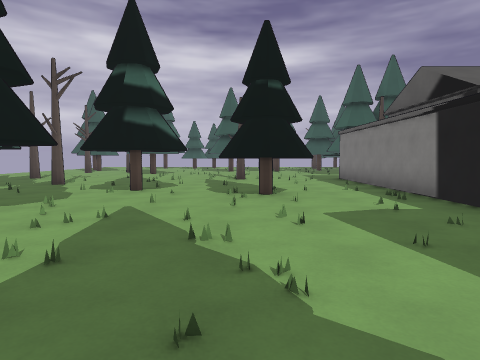
view 1 (above)

24 first-person views from a walk through a 3-D level made in the Godot game engine. The camera is 1.4 m above the floor, tilts 4° down and sees 75° across. The floor is counted in squares, 2 m on a side. Each view is taken from the middle of a square. On the plan, view 1 faces up. The plan holds only what a view shows up to about 10 squares ahead; the rest is blank. The place goes on beyond the plan.

view 2
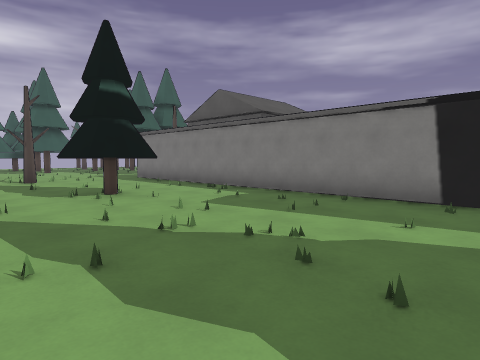

view 3
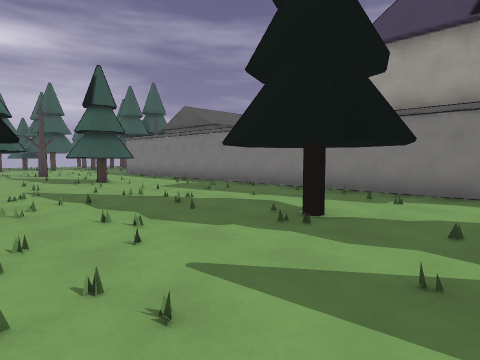

view 4
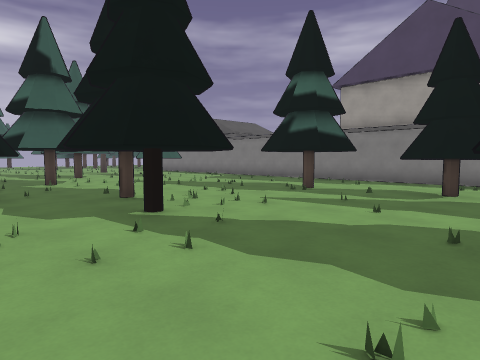

view 5
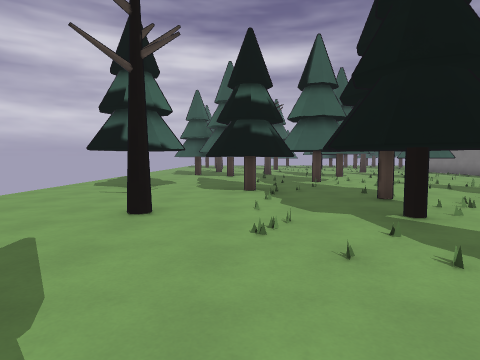

view 6
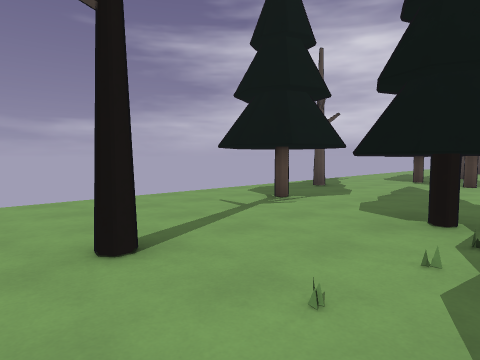

view 7
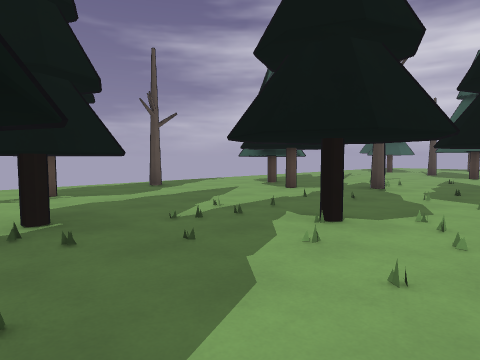

view 8
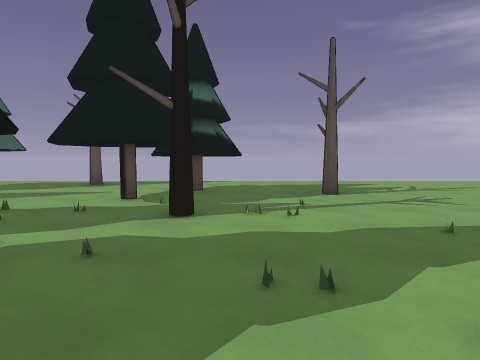

view 9
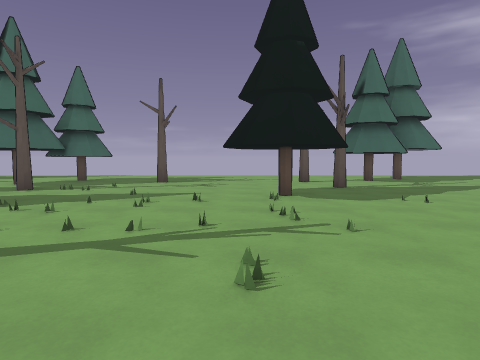

view 10
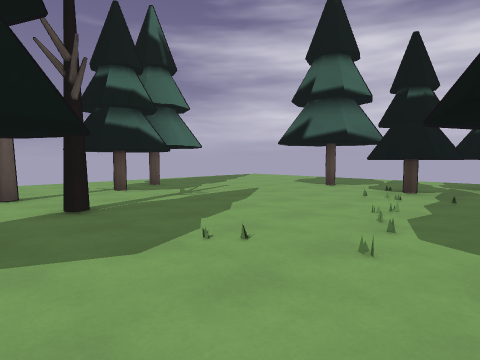

view 11
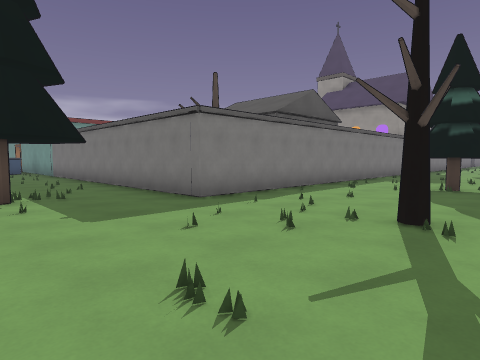

view 12
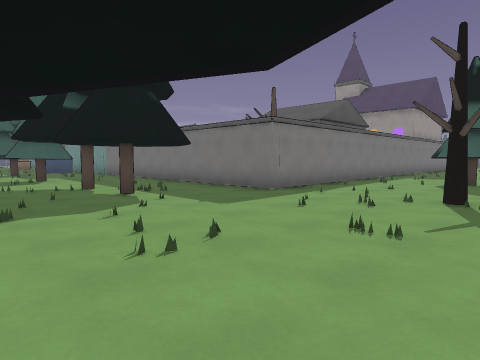

view 13
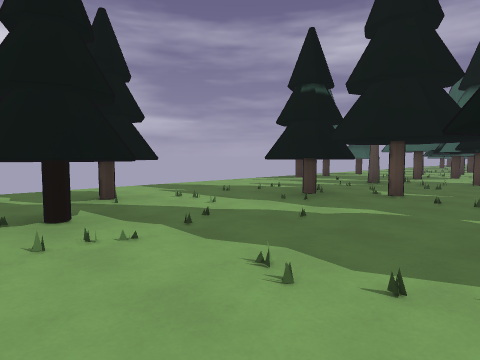

view 14
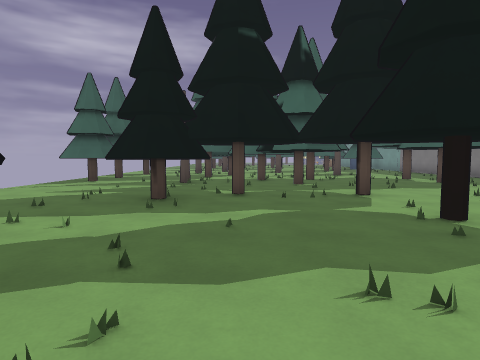

view 15
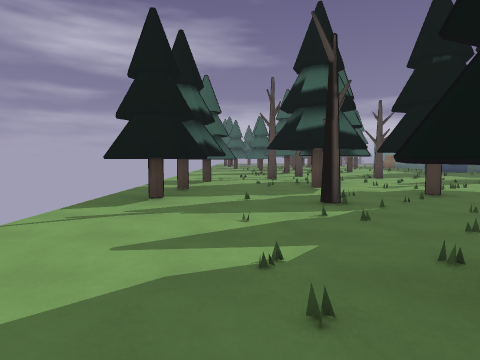

view 16
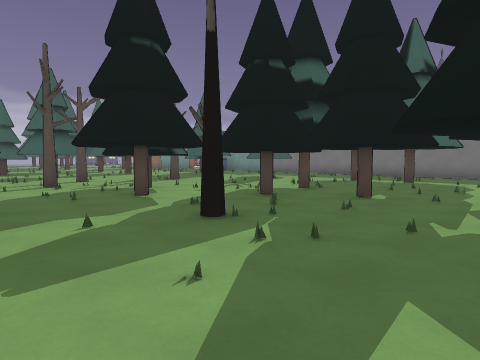

view 17
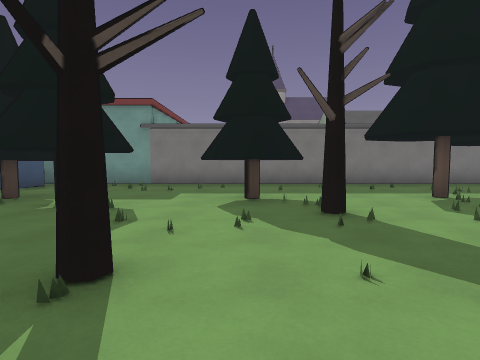

view 18
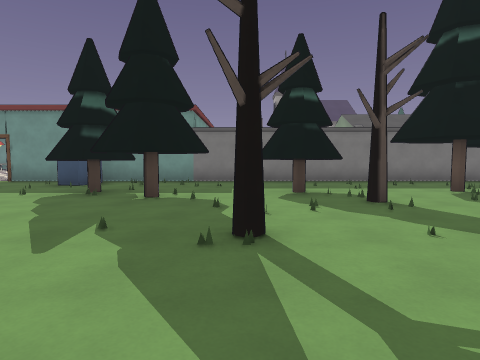

view 19
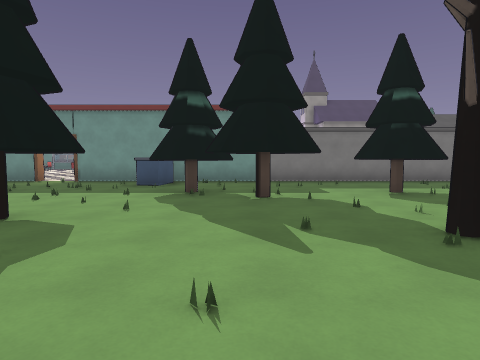

view 20
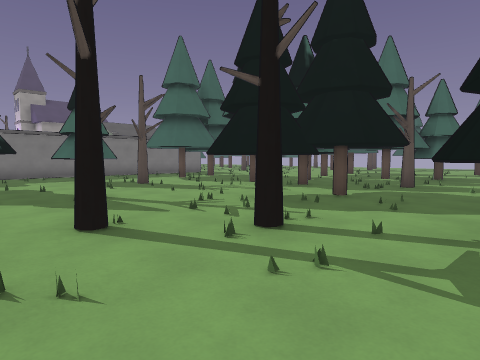

view 21
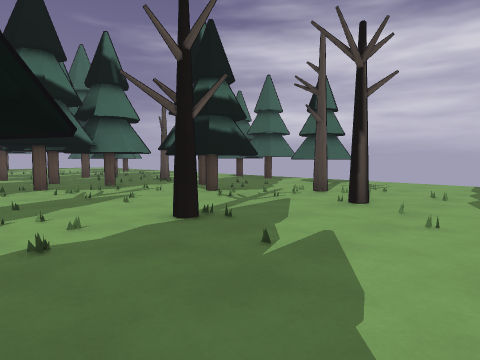

view 22
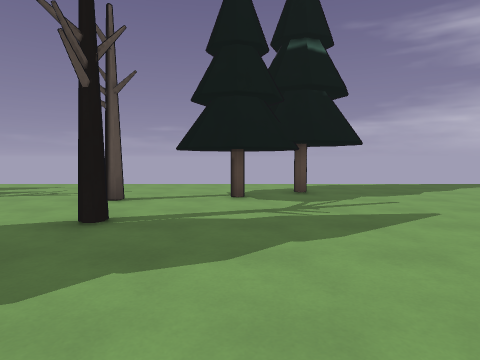

view 23
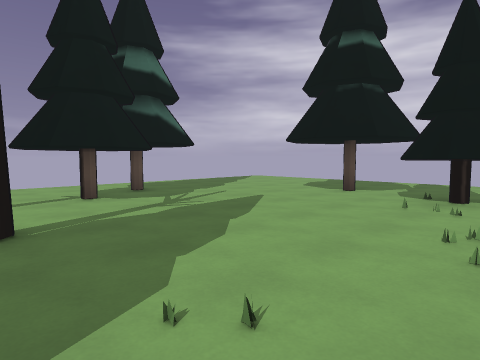

view 24
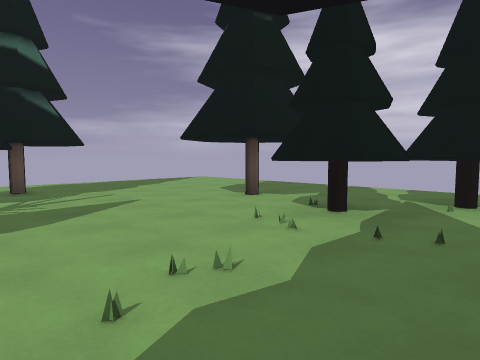

### Floor plan
Key: @ floor where view 1 was taken; # wall or solid block; . floor; ^ raised ledge; T thing the floor can be seen under or through.
Columns run from 10 left of view 1 to 17 right of it. Each row starts with its distance up from view 1.
 24   .............## ......
 23 ........#......######...
 22 ........T...............
 21 .....TTTT..##........#..
 20 ...........##..#..TT..#.
 19 ............#...T.TT....
 18 ..T............TTT........
 17 ..T ........#.  T ...#...#
 16 ..T ............. .......##
 15 ...T.#.............#..TT....
 14 ......#......... ..##.TTT...
 13 ........ ......#  ..#...T...
 12 .......#.................#..
 11 ...#.....................#..
 10 ..........#..###############
  9 ..#..........##
  8 ..##.#........#
  7 ..#.##..#.....#
  6 ..........##..#
  5 .#.....#......#
  4 ......##.....##
  3 .............#
  2 ....#T.......#
  1 ....#.TT.....##
  0 ......TT..@...#
 -1 ...#..TT..#...^
 -2  .....TT......^
 -3   .........#..^
 -4    .......##..^
 -5     ...#

Positions as (right, up) in squares from view 1, and headings:
1: (0, 0), facing up
2: (-2, 0), facing up-right
3: (-3, -3), facing up-right
4: (-6, -5), facing up-right
5: (-6, -5), facing up
6: (-5, -2), facing up-left
7: (-2, 1), facing up-left
8: (-1, 9), facing left
9: (2, 13), facing left
10: (-1, 14), facing up-left
11: (-1, 14), facing down-right
12: (-1, 16), facing down-right
13: (-4, 17), facing up-right
14: (-4, 19), facing right
15: (0, 22), facing right
16: (2, 23), facing down-right
17: (10, 19), facing down
18: (11, 20), facing down
19: (13, 20), facing down
20: (13, 23), facing down-left
21: (14, 15), facing up-left
22: (-2, 17), facing left
23: (-2, 15), facing up-left
24: (-1, 17), facing up-left
